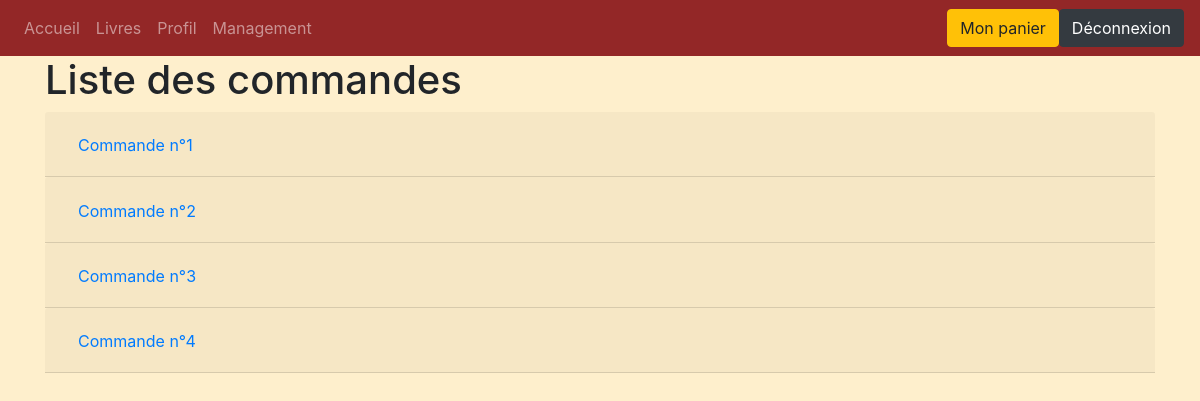
Page /controllers/ordermanagement (signed in) on the committed database.
### tables this page shows
create table `order`(
	id_order int(11) auto_increment,
	`user` int(11),
	`status` int(11),
	primary key(id_order),
	foreign key (`user`) references `user`(id_user),
	foreign key (`status`) references `status`(id_status)
);

### controllers/ordermanagement.php (called while the page is built, shortened)
<?php
	require_once 'models/order.php';
	$orders = order::getall();
	include('views/ordermanagement.php');
?>

### models/order.php (called while the page is built, shortened)
<?php
	class order{
		private $id_order;
		public static function getAll(){
			$db = getDB();
			$reponse = $db->query('SELECT * FROM `order`');
			$reponse->setFetchMode(PDO::FETCH_CLASS, 'order');
			$donnees = $reponse->fetchAll();
			return $donnees;
		}
		public function getIdOrder(){
			return $this->id_order;
		}
	}
?>

### views/ordermanagement.php (the view, shortened to what this page needs)
	<h1>Liste des commandes</h1>
	<?php
		$i=0;
		foreach($orders as $order){
			echo '<div class="accordion" id="orders">';
			echo '<div><div class="card-header" id="heading'.$i.'"><h2 class="mb-0">';
			echo '<button class="btn btn-link" type="button" data-toggle="collapse" data-target="#collapse'.$i.'" aria-expanded="false" aria-controls="collapse'.$i.'">Commande n°'
              .$order->getIdOrder();
			echo '</h2></div>';
			echo '<div id="collapse'.$i.'" class="collapse" aria-labelledby="heading'.$i.'" data-parent="#orders"><div class="card-body">';
			echo '<table class="table table-bordered">';
			echo '</table></div></div></div></div>';
			$i++;
		}
	?>
<?php
	include 'includes/layout.php';
?>

### css/style.css (style rules this page uses)
body { background-color: #feefcc; }

### rows in the picture
order: id_order "1"
order: id_order "2"
order: id_order "3"
order: id_order "4"
